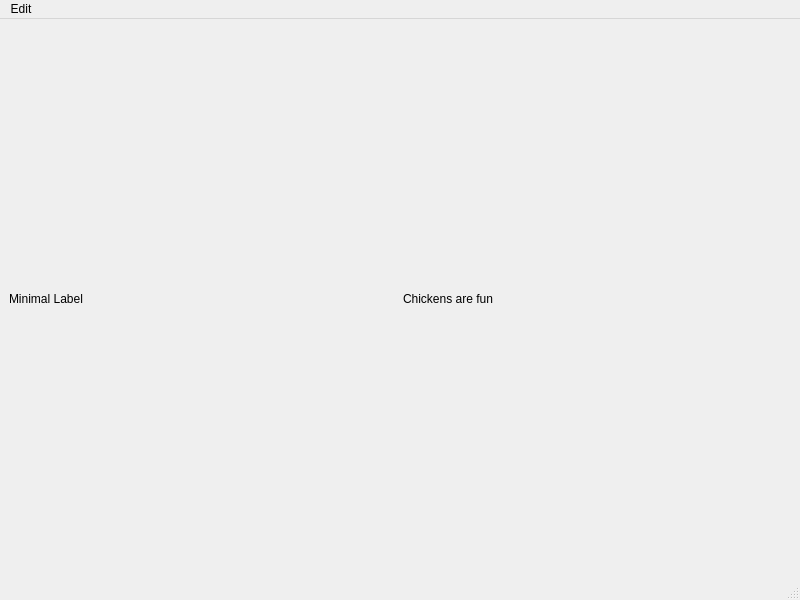
<?xml version="1.0" encoding="UTF-8"?>
<ui version="4.0">
 <class>MainWindow</class>
 <widget class="QMainWindow" name="MainWindow">
  <property name="geometry">
   <rect>
    <x>0</x>
    <y>0</y>
    <width>800</width>
    <height>600</height>
   </rect>
  </property>
  <property name="windowTitle">
   <string>MainWindow</string>
  </property>
  <widget class="QWidget" name="centralwidget">
   <layout class="QGridLayout" name="gridLayout">
    <item row="0" column="1">
     <widget class="QLabel" name="label_2">
      <property name="text">
       <string>Chickens are fun</string>
      </property>
     </widget>
    </item>
    <item row="0" column="0">
     <widget class="QLabel" name="label">
      <property name="text">
       <string>Minimal Label</string>
      </property>
     </widget>
    </item>
   </layout>
  </widget>
  <widget class="QMenuBar" name="menubar">
   <property name="geometry">
    <rect>
     <x>0</x>
     <y>0</y>
     <width>800</width>
     <height>24</height>
    </rect>
   </property>
   <widget class="QMenu" name="menuEdit">
    <property name="title">
     <string>Edit</string>
    </property>
    <widget class="QMenu" name="menuLanguage">
     <property name="title">
      <string>Language</string>
     </property>
     <addaction name="actionEnglish"/>
     <addaction name="actionGerman"/>
    </widget>
    <addaction name="menuLanguage"/>
   </widget>
   <addaction name="menuEdit"/>
  </widget>
  <widget class="QStatusBar" name="statusbar"/>
  <action name="actionEnglish">
   <property name="text">
    <string>English</string>
   </property>
  </action>
  <action name="actionGerman">
   <property name="text">
    <string>German</string>
   </property>
  </action>
 </widget>
 <resources/>
 <connections/>
</ui>
